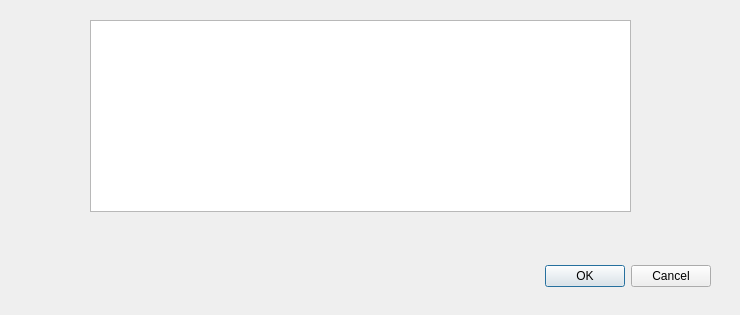
<?xml version="1.0" encoding="UTF-8"?>
<ui version="4.0">
 <class>AtmosAddDialog</class>
 <widget class="QDialog" name="AtmosAddDialog">
  <property name="geometry">
   <rect>
    <x>0</x>
    <y>0</y>
    <width>740</width>
    <height>315</height>
   </rect>
  </property>
  <property name="windowTitle">
   <string>Dialog</string>
  </property>
  <widget class="QDialogButtonBox" name="buttonBox">
   <property name="geometry">
    <rect>
     <x>370</x>
     <y>260</y>
     <width>341</width>
     <height>32</height>
    </rect>
   </property>
   <property name="orientation">
    <enum>Qt::Horizontal</enum>
   </property>
   <property name="standardButtons">
    <set>QDialogButtonBox::Cancel|QDialogButtonBox::Ok</set>
   </property>
  </widget>
  <widget class="QTableWidget" name="tableWidget">
   <property name="geometry">
    <rect>
     <x>90</x>
     <y>20</y>
     <width>541</width>
     <height>192</height>
    </rect>
   </property>
  </widget>
 </widget>
 <resources/>
 <connections>
  <connection>
   <sender>buttonBox</sender>
   <signal>accepted()</signal>
   <receiver>AtmosAddDialog</receiver>
   <slot>accept()</slot>
   <hints>
    <hint type="sourcelabel">
     <x>248</x>
     <y>254</y>
    </hint>
    <hint type="destinationlabel">
     <x>157</x>
     <y>274</y>
    </hint>
   </hints>
  </connection>
  <connection>
   <sender>buttonBox</sender>
   <signal>rejected()</signal>
   <receiver>AtmosAddDialog</receiver>
   <slot>reject()</slot>
   <hints>
    <hint type="sourcelabel">
     <x>316</x>
     <y>260</y>
    </hint>
    <hint type="destinationlabel">
     <x>286</x>
     <y>274</y>
    </hint>
   </hints>
  </connection>
 </connections>
</ui>
